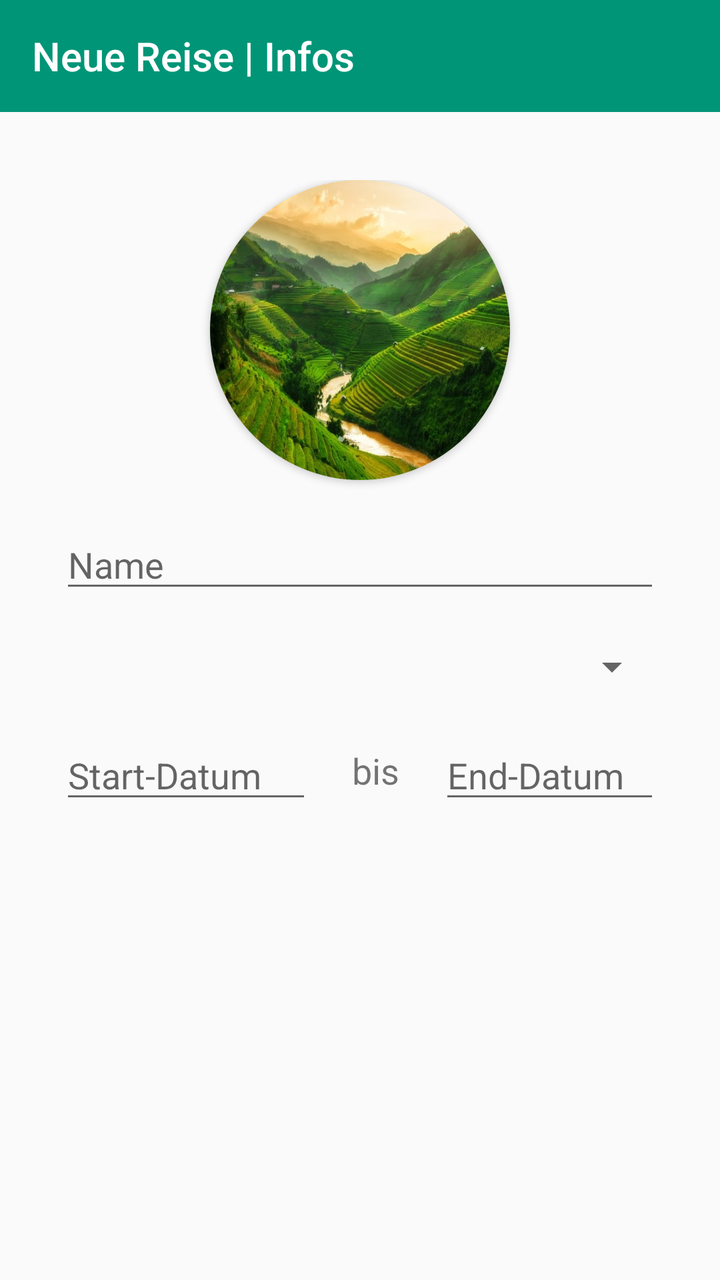
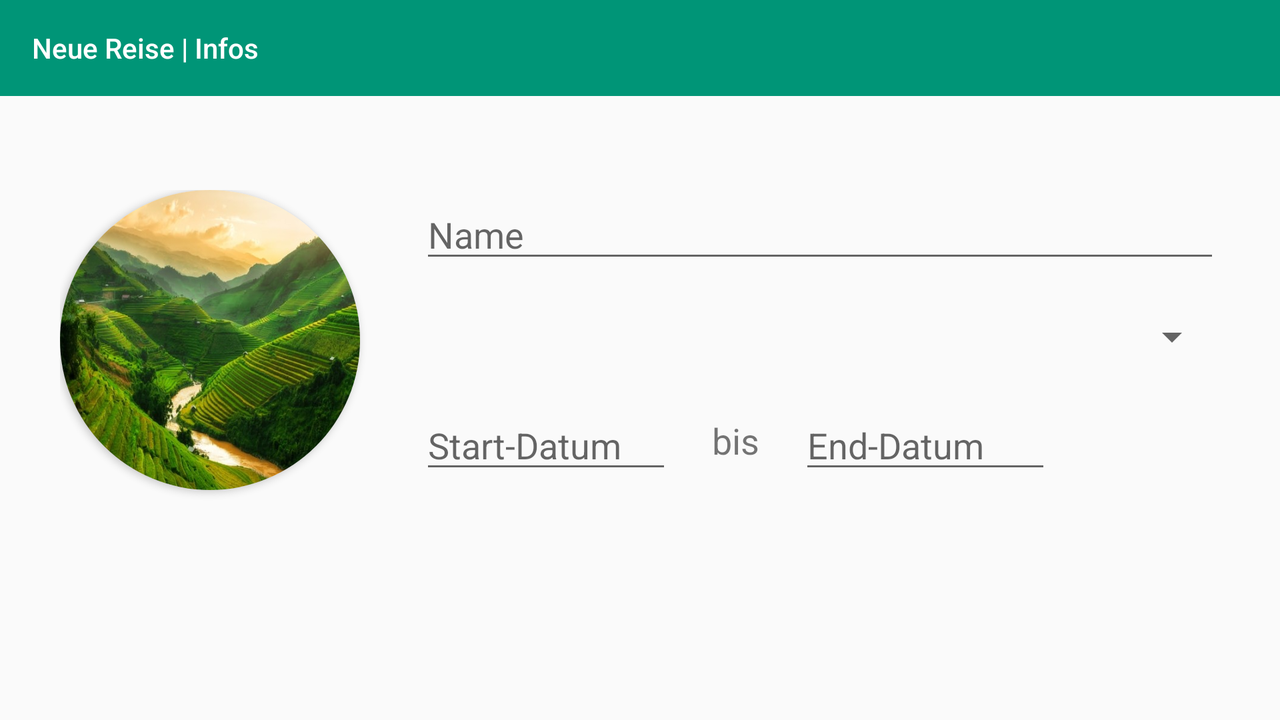

First picture: res/layout/ on a phone held upright. Second picture: the repository's own variant of that layout, on a device whose configuration matches the variant's folder. Source for both follows.
<!-- AndroidManifest.xml: application theme AppTheme -->
<!-- res/layout/createtrip_info.xml -->
<?xml version="1.0" encoding="utf-8"?>
<RelativeLayout xmlns:android="http://schemas.android.com/apk/res/android"
    xmlns:app="http://schemas.android.com/apk/res-auto"
    xmlns:tools="http://schemas.android.com/tools"
    android:id="@+id/new_trip_form"
    android:layout_width="match_parent"
    android:layout_height="match_parent"
    android:orientation="horizontal"
    tools:context=".ui.main.createTrip.CreateTripActivity"
    >

    <com.google.android.material.appbar.AppBarLayout
        android:id="@+id/createTrip_appBarLayout"
        android:layout_width="match_parent"
        android:layout_height="wrap_content"
        android:theme="@style/AppTheme.AppBarOverlay">

        <androidx.appcompat.widget.Toolbar
            android:id="@+id/createTrip.toolbar"
            android:layout_width="match_parent"
            android:layout_height="?attr/actionBarSize"
            android:background="?attr/colorPrimary"
            app:popupTheme="@style/AppTheme.PopupOverlay"
            app:title="@string/createTrip_InfoTitle">

            <Button
                android:layout_width="wrap_content"
                android:layout_height="wrap_content"
                android:layout_gravity="right"
                android:layout_marginRight="10dp"
                android:background="@drawable/navigate_next"
                android:minWidth="50dp"
                android:onClick="next"/>

        </androidx.appcompat.widget.Toolbar>
    </com.google.android.material.appbar.AppBarLayout>

    <RelativeLayout
        android:layout_width="match_parent"
        android:layout_height="wrap_content"
        android:layout_marginTop="90dp"
        android:paddingLeft="30dp"
        android:paddingRight="30dp">

        <androidx.cardview.widget.CardView
            android:id="@+id/createTrip_tripicon_cardView"
            android:layout_width="150dp"
            android:layout_height="150dp"
            android:layout_centerHorizontal="true"
            android:layout_marginBottom="20dp"
            android:elevation="37dp"
            android:onClick="selectImage"
            app:cardCornerRadius="75dp">

            <ImageView
                android:id="@+id/createTrip_tripicon_image"
                android:layout_width="match_parent"
                android:layout_height="match_parent"
                android:contentDescription="@string/createTrip_image_description"
                android:src="@drawable/vietnam" />
        </androidx.cardview.widget.CardView>

        <EditText
            android:id="@+id/createTrip_tripName_text"
            android:layout_width="match_parent"
            android:layout_height="wrap_content"
            android:layout_below="@id/createTrip_tripicon_cardView"
            android:layout_marginBottom="20dp"
            android:hint="@string/createTrip_name_hint"
            android:imeOptions="actionDone"
            android:inputType="text"
            android:singleLine="true"/>

        <Spinner
            android:id="@+id/createTrip_triptype_spinner"
            android:layout_width="match_parent"
            android:layout_height="wrap_content"
            android:layout_below="@id/createTrip_tripName_text"
            android:layout_marginBottom="20dp" />


        <EditText
            android:id="@+id/createTrip_startDate_text"
            android:layout_width="wrap_content"
            android:layout_height="wrap_content"
            android:layout_below="@id/createTrip_triptype_spinner"
            android:clickable="true"
            android:focusable="false"
            android:hint="@string/createTrip_startDate_hint"
            android:inputType="date"
            android:minEms="6"
            android:onClick="setStartDate" />

        <TextView
            android:id="@+id/createTrip_until_textView"
            android:layout_width="wrap_content"
            android:layout_height="32dp"
            android:layout_below="@id/createTrip_triptype_spinner"
            android:layout_marginLeft="20dp"
            android:layout_marginRight="20dp"
            android:layout_toEndOf="@id/createTrip_startDate_text"
            android:gravity="bottom"
            android:text="@string/createTrip_until"
            android:textSize="18sp" />

        <EditText
            android:id="@+id/createTrip_endDate_text"
            android:layout_width="wrap_content"
            android:layout_height="wrap_content"
            android:layout_below="@id/createTrip_triptype_spinner"
            android:layout_toEndOf="@id/createTrip_until_textView"
            android:focusable="false"
            android:hint="@string/createTrip_endDate_hint"
            android:inputType="date"
            android:minEms="6"
            android:onClick="setEndDate" />

    </RelativeLayout>

</RelativeLayout>
<!-- resources referenced by this layout -->
<resources>
  <!-- drawable vietnam: jpg bitmap (drawable, 108642 bytes) -->
  <string name="createTrip_InfoTitle">Neue Reise | Infos</string>
  <string name="createTrip_endDate_hint">End-Datum</string>
  <string name="createTrip_image_description">Bild der Reise</string>
  <string name="createTrip_name_hint">Name</string>
  <string name="createTrip_startDate_hint">Start-Datum</string>
  <string name="createTrip_until">bis</string>
  <style name="AppTheme.AppBarOverlay" parent="ThemeOverlay.AppCompat.Dark.ActionBar" />
  <style name="AppTheme.PopupOverlay" parent="ThemeOverlay.AppCompat.Light" />
  <style name="AppTheme" parent="Theme.AppCompat.Light.DarkActionBar">
          
          <item name="colorPrimary">@color/colorPrimary</item>
          <item name="colorPrimaryDark">@color/colorPrimaryDark</item>
          <item name="colorAccent">@color/colorAccent</item>
      </style>
  <color name="colorPrimary">#009577</color>
  <color name="colorPrimaryDark">#00664B</color>
  <color name="colorAccent">#6AFF00</color>
</resources>
<!-- res/layout-land/createtrip_info.xml (the repository's variant of the layout above) -->
<!-- drawn on the phone turned sideways -->
<?xml version="1.0" encoding="utf-8"?>
<RelativeLayout xmlns:android="http://schemas.android.com/apk/res/android"
    xmlns:app="http://schemas.android.com/apk/res-auto"
    xmlns:tools="http://schemas.android.com/tools"
    android:id="@+id/new_trip_form"
    android:layout_width="match_parent"
    android:layout_height="match_parent"
    android:orientation="horizontal"
    tools:context=".ui.main.createTrip.CreateTripActivity"
    >

    <com.google.android.material.appbar.AppBarLayout
        android:id="@+id/createTrip_appBarLayout"
        android:layout_width="match_parent"
        android:layout_height="wrap_content"
        android:theme="@style/AppTheme.AppBarOverlay">

        <androidx.appcompat.widget.Toolbar
            android:id="@+id/createTrip.toolbar"
            android:layout_width="match_parent"
            android:layout_height="?attr/actionBarSize"
            android:background="?attr/colorPrimary"
            app:popupTheme="@style/AppTheme.PopupOverlay"
            app:title="@string/createTrip_InfoTitle">

            <Button
                android:layout_width="wrap_content"
                android:layout_height="wrap_content"
                android:layout_gravity="right"
                android:layout_marginRight="10dp"
                android:background="@drawable/navigate_next"
                android:minWidth="50dp"
                android:onClick="next"/>

        </androidx.appcompat.widget.Toolbar>
    </com.google.android.material.appbar.AppBarLayout>

    <RelativeLayout
        android:layout_width="match_parent"
        android:layout_height="wrap_content"
        android:layout_centerInParent="true"
        android:paddingLeft="30dp"
        android:paddingRight="30dp">

        <androidx.cardview.widget.CardView
            android:id="@+id/createTrip_tripicon_cardView"
            android:layout_width="150dp"
            android:layout_height="150dp"
            android:layout_centerHorizontal="false"
            android:layout_marginEnd="30dp"
            android:layout_marginBottom="20dp"
            android:elevation="37dp"
            app:cardCornerRadius="75dp">

            <ImageView
                android:id="@+id/createTrip_tripicon_image"
                android:layout_width="match_parent"
                android:layout_height="match_parent"
                android:contentDescription="@string/createTrip_image_description"
                android:src="@drawable/vietnam" />
        </androidx.cardview.widget.CardView>

        <EditText
            android:id="@+id/createTrip_tripName_text"
            android:layout_width="match_parent"
            android:layout_height="wrap_content"
            android:layout_marginBottom="20dp"
            android:layout_toEndOf="@id/createTrip_tripicon_cardView"
            android:hint="@string/createTrip_name_hint"
            android:imeOptions="actionDone"
            android:inputType="text"
            android:singleLine="true" />

        <Spinner
            android:id="@+id/createTrip_triptype_spinner"
            android:layout_width="match_parent"
            android:layout_height="wrap_content"
            android:layout_below="@id/createTrip_tripName_text"
            android:layout_marginBottom="20dp"
            android:layout_toEndOf="@id/createTrip_tripicon_cardView" />


        <EditText
            android:id="@+id/createTrip_startDate_text"
            android:layout_width="wrap_content"
            android:layout_height="wrap_content"
            android:layout_below="@id/createTrip_triptype_spinner"
            android:layout_toEndOf="@id/createTrip_tripicon_cardView"
            android:clickable="true"
            android:focusable="false"
            android:hint="@string/createTrip_startDate_hint"
            android:inputType="date"
            android:minEms="6"
            android:onClick="setStartDate" />

        <TextView
            android:id="@+id/createTrip_until_textView"
            android:layout_width="wrap_content"
            android:layout_height="32dp"
            android:layout_below="@id/createTrip_triptype_spinner"
            android:layout_marginLeft="20dp"
            android:layout_marginRight="20dp"
            android:layout_toEndOf="@id/createTrip_startDate_text"
            android:gravity="bottom"
            android:text="@string/createTrip_until"
            android:textSize="18sp" />

        <EditText
            android:id="@+id/createTrip_endDate_text"
            android:layout_width="wrap_content"
            android:layout_height="wrap_content"
            android:layout_below="@id/createTrip_triptype_spinner"
            android:layout_toEndOf="@id/createTrip_until_textView"
            android:focusable="false"
            android:hint="@string/createTrip_endDate_hint"
            android:inputType="date"
            android:minEms="6"
            android:onClick="setEndDate" />

    </RelativeLayout>

</RelativeLayout>
